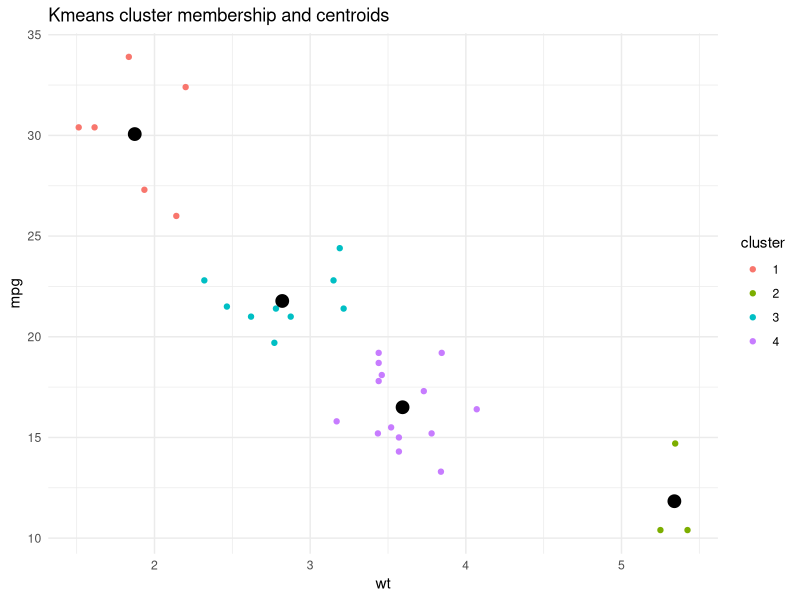
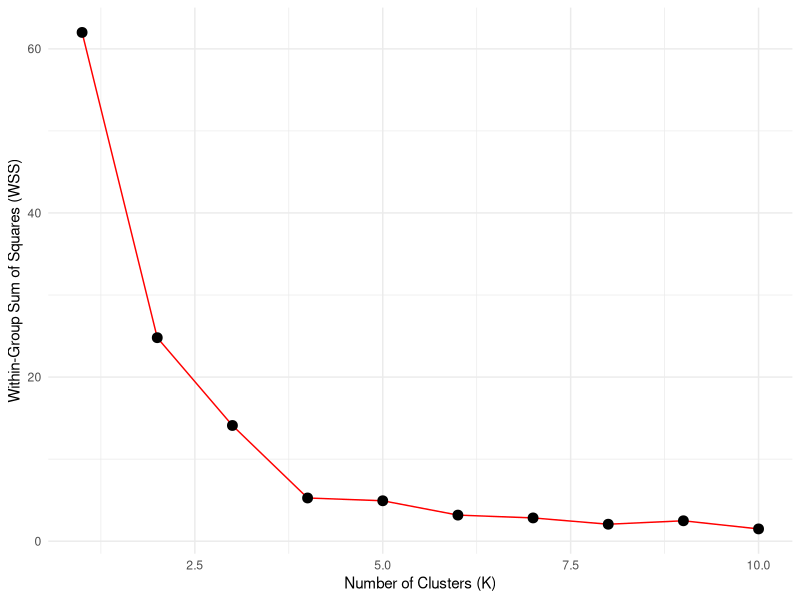
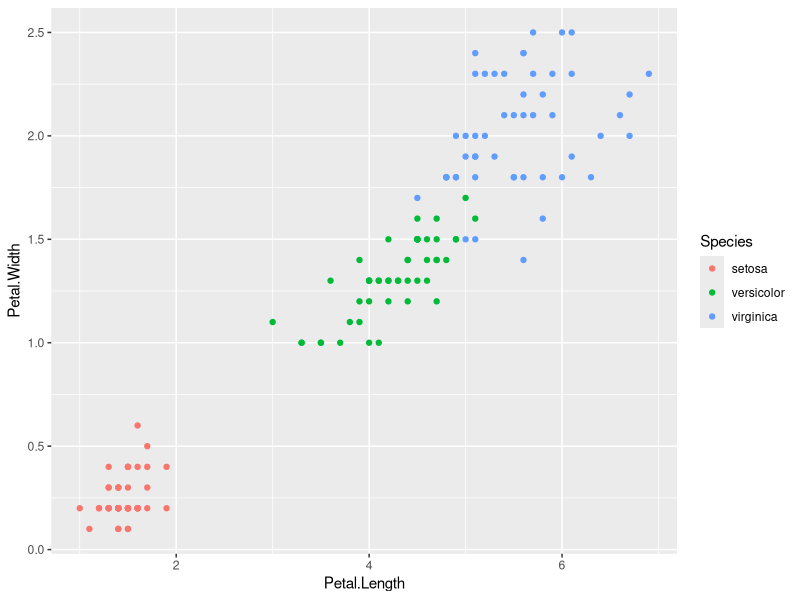
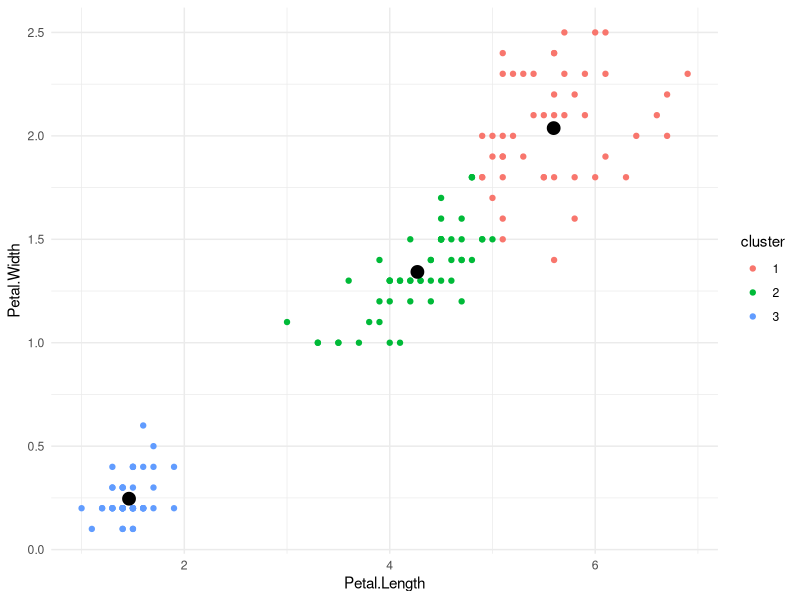

R code for these plots, in order:
## ---- chunk 1
#| message: false

library(tidyverse)
mtcars


sub <- mtcars %>% select(wt, mpg)
sub

scl <- sub %>% scale() %>% as_tibble()
scl
scl %>% summarize_all(mean) %>% round(3) 
scl %>% summarize_all(sd)  
#save the output from the kmeans() function into an object named "out"
out <- kmeans(scl, centers=4, nstart=10)
K <- 4
D <- 10
#set seed for random number generator 
set.seed(1234)


# "out" is a list.  This is common with model-fitting functions in R.  To get
# a better sense for what's included in "out", let's run the structure function:
out <- kmeans(scl, centers=K, nstart=D)
str(out)


# 3 ways to extract a list element -- returns the element
str(out$cluster)
str(out[["cluster"]])
str(out[[1]])
        
# 2 related ways to subset a list into a one-element list (usually not what you want)
str(out["cluster"])
str(out[1])

# out$centers is a k-by-J matrix with the coordinates of the
# clusters' centers
        
str(out$centers)
out$centers


#enhancing plot by using the data above
sub <- sub %>% mutate(cluster = factor(out$cluster))
#comparing a count from our data to the kmeans() 'size' output
sub %>% count(cluster)
out$size
#store the clusters' center locations in their own tibble/dataframe
centers <- as_tibble(out$centers) 
centers
# calculate mean and sd
SD   <- sub %>% select(wt, mpg) %>% summarize_all(sd)
MEAN <- sub %>% select(wt, mpg) %>% summarize_all(mean)
        
SD
MEAN
#repeat/format the values so we can do math with centers 
SD   <- SD   %>% unlist() %>% rep(K) %>% matrix(nrow=K, ncol=2, byrow=T)
MEAN <- MEAN %>% unlist() %>% rep(K) %>% matrix(nrow=K, ncol=2, byrow=T)
        
SD
MEAN
# unscale the centers (convert back into original units)
centers <- centers*SD + MEAN
round(centers, 1)
ggplot() + 
        geom_point(data=sub,     aes(x=wt, y=mpg, color=cluster)) + 
        geom_point(data=centers, aes(x=wt, y=mpg), size=4) + 
        ggtitle("Kmeans cluster membership and centroids") + 
        theme_minimal()

# is k=4 the right number for k?
# let's try k=1, k=2, ..., k=10
res <- vector(length=10)
# we loop over k=1 through k=10
    for(i in 1:10) {
        # run k means
        out <- kmeans(scl, centers=i)
        
        # grab the WSS value, store it in the i'th position of res
        res[i] <- out$tot.withinss
    }
    
    # let's plot the WSS for each value of k
    ggplot(data.frame(x=1:10, y=res), aes(x,y)) + 
        geom_line(color="red") + 
        geom_point(size=3) + 
        xlab("Number of Clusters (K)") + 
        ylab("Within-Group Sum of Squares (WSS)") + 
        theme_minimal()
## ---- chunk 2
# Example with "iris" data
#The Iris dataset comprises measurements of iris flowers from three different 
#species: Setosa, Versicolor, and Virginica. Each sample consists of 
#four features: sepal length, sepal width, petal length, and petal width. 
#Additionally, each sample is labeled with its corresponding species.
# load data
data(iris)
str(iris)
# plot petal length vs petal width by species
ggplot(iris) + 
geom_point(aes(x=Petal.Length, y=Petal.Width, col=Species))
# run kmeans
out_iris <- iris %>% 
select(Petal.Length, Petal.Width) %>% 
kmeans(centers = 3, nstart = 10)
# add segment membership
iris <- iris %>% mutate(cluster = factor(out_iris$cluster))
    
# plot segmented data
ggplot(iris, aes(x=Petal.Length, y=Petal.Width)) +
geom_point(aes(col=cluster)) + 
geom_point(data=as_tibble(out_iris$centers), size=4) + 
theme_minimal()
    
# "confusion matrix" -- ie, a table of actual vs predicted
iris %>% select(Species, cluster) %>% table()


